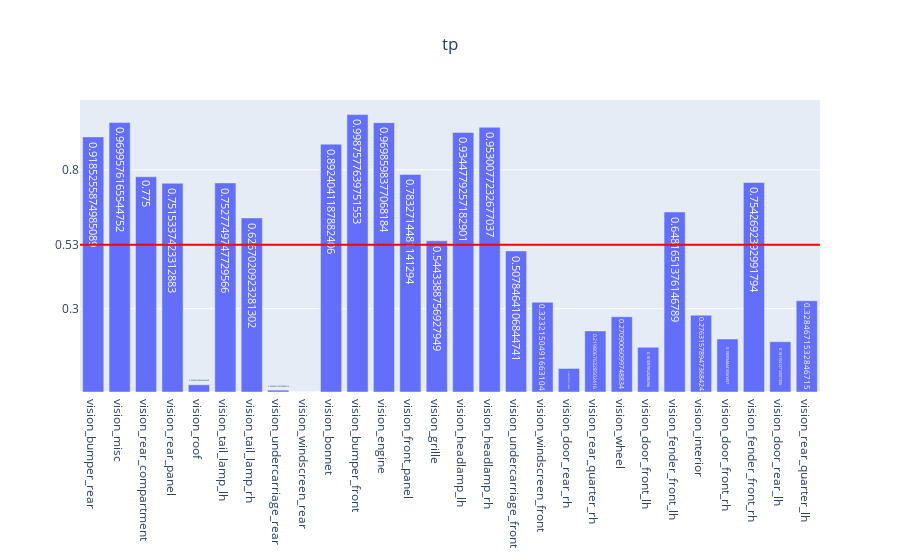

Source (notebook cell):
### Code cell
genVisMulitlabel(partEvalMetrics, "tp")

### Figure 1 — Plotly figure (JSON) as saved in the notebook; plotly's stock layout.template omitted (floating-point values rounded to 4 significant figures)
{"data": [{"text": [0.9185, 0.97, 0.775, 0.7515, 0.02604, 0.7528, 0.6267, 0.00682, 0, 0.8924, 0.9988, 0.9699, 0.7833, 0.5443, 0.9345, 0.953, 0.5078, 0.3232, 0.08475, 0.2198, 0.2709, 0.1611, 0.6482, 0.2763, 0.1909, 0.7543, 0.1812, 0.3285], "type": "bar", "x": ["vision_bumper_rear", "vision_misc", "vision_rear_compartment", "vision_rear_panel", "vision_roof", "vision_tail_lamp_lh", "vision_tail_lamp_rh", "vision_undercarriage_rear", "vision_windscreen_rear", "vision_bonnet", "vision_bumper_front", "vision_engine", "vision_front_panel", "vision_grille", "vision_headlamp_lh", "vision_headlamp_rh", "vision_undercarriage_front", "vision_windscreen_front", "vision_door_rear_rh", "vision_rear_quarter_rh", "vision_wheel", "vision_door_front_lh", "vision_fender_front_lh", "vision_interior", "vision_door_front_rh", "vision_fender_front_rh", "vision_door_rear_lh", "vision_rear_quarter_lh"], "y": [0.9185, 0.97, 0.775, 0.7515, 0.02604, 0.7528, 0.6267, 0.00682, 0, 0.8924, 0.9988, 0.9699, 0.7833, 0.5443, 0.9345, 0.953, 0.5078, 0.3232, 0.08475, 0.2198, 0.2709, 0.1611, 0.6482, 0.2763, 0.1909, 0.7543, 0.1812, 0.3285]}], "layout": {"shapes": [{"line": {"color": "red", "width": 2}, "type": "line", "x0": 0, "x1": 1, "xref": "x domain", "y0": 0.5304, "y1": 0.5304, "yref": "y"}], "title": {"text": "tp", "x": 0.5}, "yaxis": {"tickmode": "array", "tickvals": ["0.53", 0.3, 0.8]}}}
